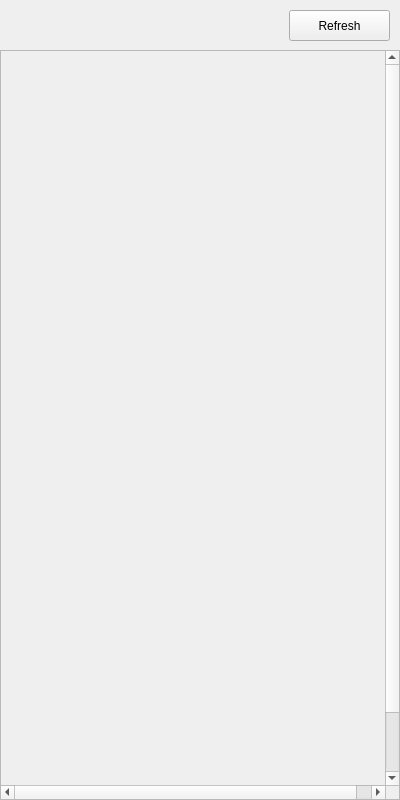
<?xml version="1.0" encoding="UTF-8"?>
<ui version="4.0">
 <class>w_ThreadsListWindow</class>
 <widget class="QMainWindow" name="w_ThreadsListWindow">
  <property name="geometry">
   <rect>
    <x>0</x>
    <y>0</y>
    <width>400</width>
    <height>800</height>
   </rect>
  </property>
  <property name="minimumSize">
   <size>
    <width>400</width>
    <height>800</height>
   </size>
  </property>
  <property name="maximumSize">
   <size>
    <width>400</width>
    <height>800</height>
   </size>
  </property>
  <property name="windowTitle">
   <string>Lista atkywnych procesów</string>
  </property>
  <widget class="QWidget" name="centralwidget">
   <widget class="QScrollArea" name="scrollArea">
    <property name="geometry">
     <rect>
      <x>0</x>
      <y>50</y>
      <width>400</width>
      <height>750</height>
     </rect>
    </property>
    <property name="minimumSize">
     <size>
      <width>400</width>
      <height>750</height>
     </size>
    </property>
    <property name="maximumSize">
     <size>
      <width>400</width>
      <height>750</height>
     </size>
    </property>
    <property name="widgetResizable">
     <bool>true</bool>
    </property>
    <property name="alignment">
     <set>Qt::AlignLeading|Qt::AlignLeft|Qt::AlignTop</set>
    </property>
    <widget class="QWidget" name="scrollAreaWidgetContents">
     <property name="geometry">
      <rect>
       <x>0</x>
       <y>0</y>
       <width>400</width>
       <height>800</height>
      </rect>
     </property>
     <property name="minimumSize">
      <size>
       <width>400</width>
       <height>800</height>
      </size>
     </property>
     <property name="maximumSize">
      <size>
       <width>400</width>
       <height>800</height>
      </size>
     </property>
    </widget>
   </widget>
   <widget class="QPushButton" name="refreshPushButton">
    <property name="geometry">
     <rect>
      <x>289</x>
      <y>10</y>
      <width>101</width>
      <height>31</height>
     </rect>
    </property>
    <property name="text">
     <string>Refresh</string>
    </property>
   </widget>
  </widget>
 </widget>
 <resources/>
 <connections/>
</ui>
